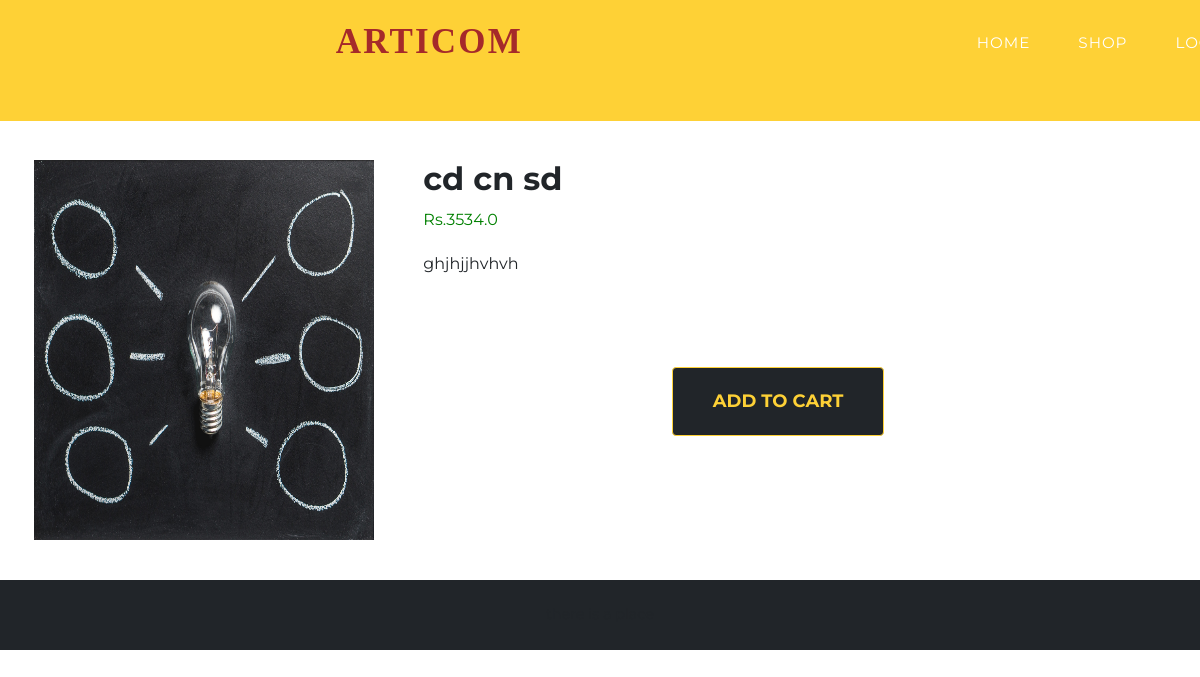
/shop/productview/36, run on the app's committed database.
### shop/models.py (models this page shows, shortened)
class Product(models.Model):
    product_id = models.AutoField
    owner = models.CharField(max_length=50, default="")
    product_name = models.CharField(max_length=50)
    category = models.CharField(max_length=50, default="")
    email = models.CharField(max_length=70, default="")
    price = models.FloatField(default=0)
    desc = models.CharField(max_length=300)
    pub_date = models.DateField()
    image = models.ImageField(upload_to="shop/image", default="")

### shop/views.py (the view)
# urls.py: path("productview/<int:myid>", views.productview, name = "ProductView"),
def productview(request, myid):
    product = Product.objects.filter(id=myid)
    return render(request, 'shop/productview.html', {'product': product[0]})

### shop/templates/shop/productview.html (shortened to what this page needs)
{% extends 'shop/basic1.html' %}
{% block navlist %}
<li class="nav-item"><a href="{% url 'ShopHome' %}" class="nav-link js-scroll-trigger navcol">Shop</a></li>
{% if user.is_authenticated%}
<li class="nav-item"><a href="{% url 'Dashboard' %}" class="nav-link js-scroll-trigger navcol" style="color: brown; font-weight: bolder;">Welcome
  {{request.user}}</a>
<li class="nav-item"><a href="{% url 'SignUp' %}" class="nav-link js-scroll-trigger navcol">Signup</a></li>
<a href="{% url 'Cart' %}" class="nav-link js-scroll-trigger navcol cartcol"
                        style="margin-left: 5px; margin-right: -326px; margin-top: -8px; width: 20%;"><i
                            class="fab fa-opencart nav-item"
                            style="width: 100%; height: 40px; margin-top: -11%; margin-bottom: -13%; margin-right: -68%;"></i>
                        </li><span id="cart">0</span></a>
{% else %}
<li class="nav-item"><a href="{% url 'Login' %}" class="nav-link js-scroll-trigger navcol">Login</a>
</li>
{% endif %}
{% endblock %}
{% block masthead %}
<header class="masthead" style="margin-top: 12%;">
<div class="container my-4">
    <div class="row">
    <div class="col-md-4">
    <div class="row">
        <img src="/media/{{product.image}}" style="width: 90%; height: 380px;">
    </div>
    </div>
    <div class="col-md-8 font">
        <h2>{{product.product_name}}</h2>
        <p style="color: green;">Rs.{{product.price}}</p>
        <p>{{product.desc}}</p>
        <button id="{{product.product_name}} % {{product.category}} % {{product.price}} % {{product.desc}} % {{product.image.url}} % {{i.id}}" class="btn btn-home btn-xl text-uppercase js-scroll-trigger cart" style=" margin-top: 10%; margin-left: 34%;">Add To Cart</a>
    </div>
    </div>
</div>
</header>
{% endblock %}

### shop/templates/shop/productview.html (style rules this page uses)
.btn-home { color: #fed136; background-color: #212529; border-color: #fed136; }
.font { font-family: "Montserrat", -apple-system, BlinkMacSystemFont, "Segoe UI", Roboto, "Helvetica Neue", Arial, sans-serif, "Apple Color Emoji", "Segoe UI Emoji", "Segoe UI Symbol", "Noto Color Emoji"; text-align: justify; }

### data on the page
Product: image (picture), product_name "cd cn sd", price "3534.0", desc "ghjhjjhvhvh"
